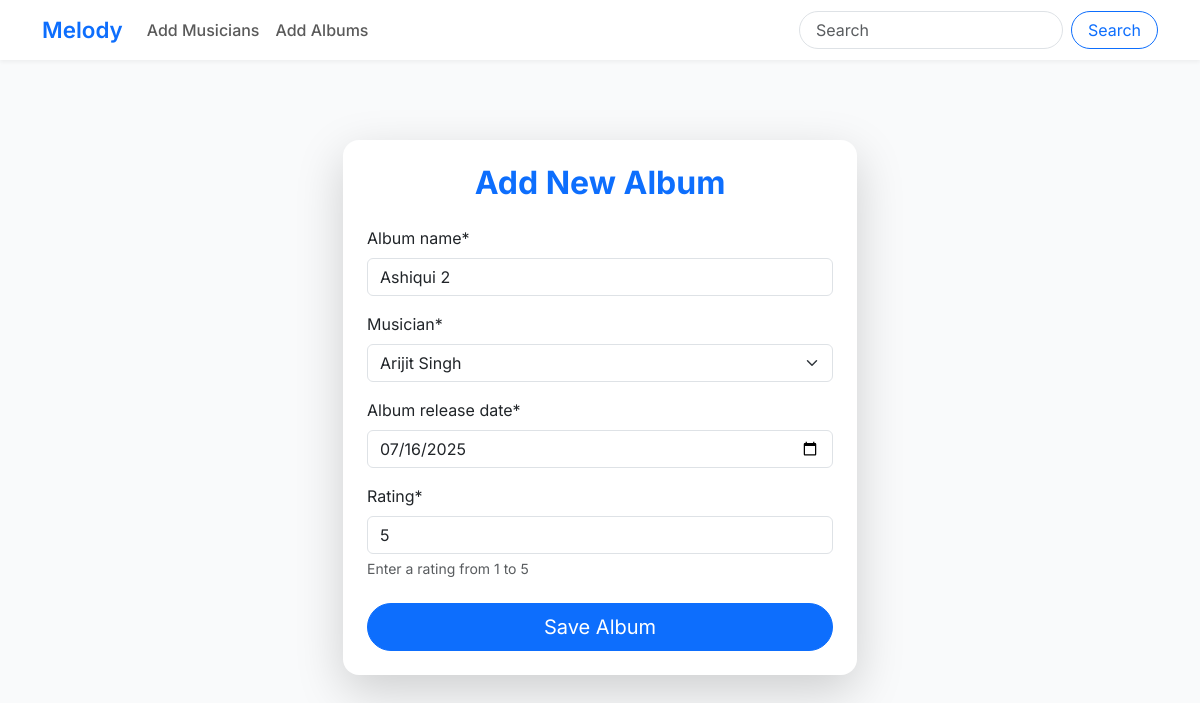
The app's page /Album/edit/5 with its own data.
### Album/models.py (models this page shows, shortened)
class Album(models.Model):
    album_name = models.CharField(max_length=100)
    musician = models.ForeignKey(
        Musician, on_delete=models.CASCADE, related_name='albums')
    album_release_date = models.DateField()
    rating = models.IntegerField(
        validators=[
            MinValueValidator(1),
            MaxValueValidator(5),
        ],
        help_text="Enter a rating from 1 to 5"
    )

### Album/views.py (the view)
# urls.py: path('edit/<int:id>', views.edit_album, name="edit_album"),
def edit_album(request, id):
    album = models.Album.objects.get(pk=id)
    album_form = forms.AlbumForm(instance=album)
    if request.method == 'POST':
        album_form = forms.AlbumForm(request.POST, instance=album)
        if album_form.is_valid():
            album_form.save()
            return redirect('home')
    return render(request, 'add_album.html', context={'form': album_form})

### Album/forms.py
class AlbumForm(forms.ModelForm):
    class Meta:
        model = models.Album
        fields = '__all__'
        widgets = {
            'album_release_date': forms.DateInput(attrs={
                'type': 'date',
                'class': 'form-control',
                'min': '1900-01-01',
                'max': '2100-12-31'
            }),
        }

### Musician/models.py (called while the page is built)
    def __str__(self):
        return f"{self.first_name} {self.last_name}"

### Album/templates/add_album.html (shortened to what this page needs)
{% extends 'base.html' %} {% load crispy_forms_tags %}  {% block content %}
<div class="container py-5">
  <div class="row justify-content-center">
    <div class="col-md-8 col-lg-6">
      <div class="card shadow-lg border-0 rounded-4">
        <div class="card-body p-4">
          <h2 class="mb-4 text-center text-primary"><b>Add New Album</b></h2>
          <form method="POST" novalidate>
            {% csrf_token %} {{ form|crispy }}
            <div class="d-grid mt-4">
              <button type="submit" class="btn btn-primary btn-lg rounded-pill">
                Save Album
              </button>
            </div>
          </form>
        </div>
      </div>
    </div>
  </div>
</div>
{% endblock %}

### templates/base.html (style rules this page uses)
body { font-family: "Inter", sans-serif; background-color: #f9fafb; color: #333; }

### records on screen
Album: album_name "Ashiqui 2", musician "Arijit Singh", album_release_date "07/16/2025", rating "5"
